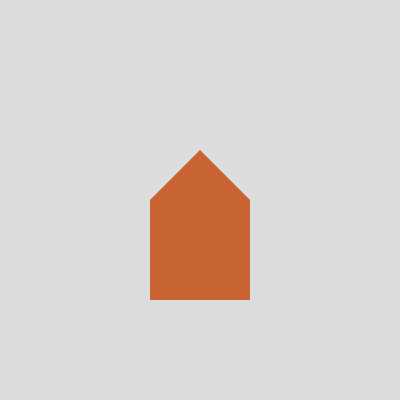
Frame 1 (no input)
Frame 60 (the mouse pressed at the canvas centre just before this capture): identical to frame 1, image omitted
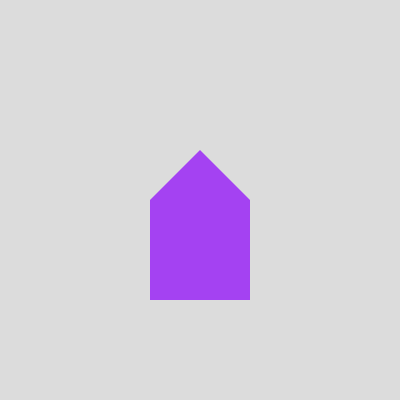
Frame 120 (the mouse held since frame 60 and released just before this capture)

The Processing sketch that drew these frames (run headless with seeded random() and noise(); from frame 60 on, the mouse is pressed at the canvas centre):

// Processing sketch: extra_coloronmousepress
// ── extra_coloronmousepress.pde
color houseColor = color(200, 100, 50);

void setup() {
  size(400, 400);
  noStroke();
}

void draw() {
  background(220);
  fill(houseColor);
  rect(150, 200, 100, 100);
  triangle(150, 200, 200, 150, 250, 200);
}

void mousePressed() {
  houseColor = color(random(255), random(255), random(255));
}
